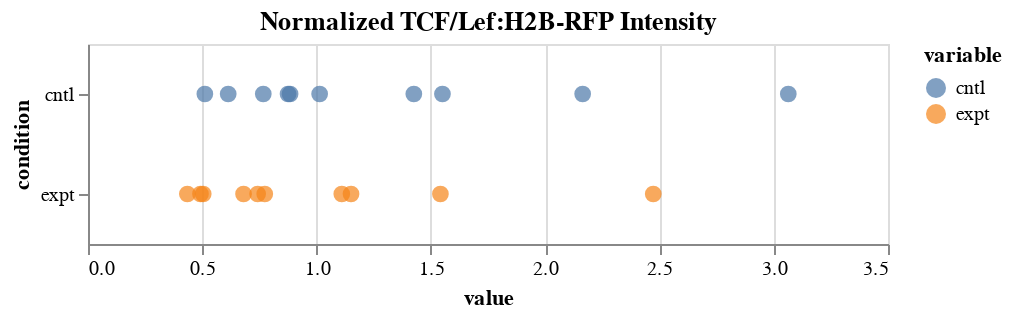

The code cell stored with this chart in its notebook:
### Code cell
alt.Chart(norm_values2,
    title='Normalized TCF/Lef:H2B-RFP Intensity',
    height=100
    ).mark_circle(
        size=70
    ).encode(
        x='value:Q',
        y=alt.Y('variable:N', title='condition'),
        color='variable:N'
    )

### Figure 1 — Vega-Lite specification as saved in the notebook (floating-point values rounded to 4 significant figures)
{"$schema": "https://vega.github.io/schema/vega-lite/v2.4.3.json", "config": {"view": {"height": 300, "width": 400}}, "data": {"values": [{"embryo": 1, "value": 2.164, "variable": "cntl"}, {"embryo": 2, "value": 3.064, "variable": "cntl"}, {"embryo": 3, "value": 1.551, "variable": "cntl"}, {"embryo": 4, "value": 0.8753, "variable": "cntl"}, {"embryo": 5, "value": 0.7668, "variable": "cntl"}, {"embryo": 6, "value": 1.426, "variable": "cntl"}, {"embryo": 7, "value": 0.8841, "variable": "cntl"}, {"embryo": 8, "value": 1.013, "variable": "cntl"}, {"embryo": 9, "value": 0.5113, "variable": "cntl"}, {"embryo": 10, "value": 0.6134, "variable": "cntl"}, {"embryo": 1, "value": 1.542, "variable": "expt"}, {"embryo": 2, "value": 2.473, "variable": "expt"}, {"embryo": 3, "value": 1.11, "variable": "expt"}, {"embryo": 4, "value": 0.7422, "variable": "expt"}, {"embryo": 5, "value": 0.4921, "variable": "expt"}, {"embryo": 6, "value": 1.151, "variable": "expt"}, {"embryo": 7, "value": 0.6805, "variable": "expt"}, {"embryo": 8, "value": 0.7733, "variable": "expt"}, {"embryo": 9, "value": 0.4348, "variable": "expt"}, {"embryo": 10, "value": 0.5039, "variable": "expt"}]}, "encoding": {"color": {"field": "variable", "type": "nominal"}, "x": {"field": "value", "type": "quantitative"}, "y": {"field": "variable", "title": "condition", "type": "nominal"}}, "height": 100, "mark": {"size": 70, "type": "circle"}, "title": "Normalized TCF/Lef:H2B-RFP Intensity"}
